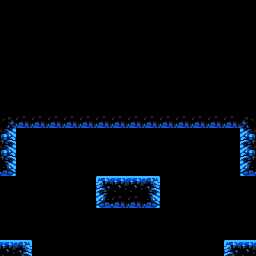

This is a level from a 2D game, rendered from its Tiled map with the project's own tilesets. A one-line summary and the complete map file follow:
An orthogonal 16x16 tile map with 16x16 px tiles, 1 tile layer (main), 2 tilesets and 3 objects (r_0, l_0, b_0).

<map version="1.0" orientation="orthogonal" renderorder="right-down" width="16" height="16" tilewidth="16" tileheight="16" nextobjectid="5">
 <properties>
  <property name="isStart" type="bool" value="true" />
 </properties>
 <tileset firstgid="1" source="corpus.tsx" />
 <tileset firstgid="12097" source="../connectors.tsx" />
 <layer name="main" width="16" height="16">
  <data>
   <tile gid="0" />
   <tile gid="0" />
   <tile gid="0" />
   <tile gid="0" />
   <tile gid="0" />
   <tile gid="0" />
   <tile gid="0" />
   <tile gid="0" />
   <tile gid="0" />
   <tile gid="0" />
   <tile gid="0" />
   <tile gid="0" />
   <tile gid="0" />
   <tile gid="0" />
   <tile gid="0" />
   <tile gid="0" />
   <tile gid="0" />
   <tile gid="0" />
   <tile gid="0" />
   <tile gid="0" />
   <tile gid="0" />
   <tile gid="0" />
   <tile gid="0" />
   <tile gid="0" />
   <tile gid="0" />
   <tile gid="0" />
   <tile gid="0" />
   <tile gid="0" />
   <tile gid="0" />
   <tile gid="0" />
   <tile gid="0" />
   <tile gid="0" />
   <tile gid="0" />
   <tile gid="0" />
   <tile gid="0" />
   <tile gid="0" />
   <tile gid="0" />
   <tile gid="0" />
   <tile gid="0" />
   <tile gid="0" />
   <tile gid="0" />
   <tile gid="0" />
   <tile gid="0" />
   <tile gid="0" />
   <tile gid="0" />
   <tile gid="0" />
   <tile gid="0" />
   <tile gid="0" />
   <tile gid="0" />
   <tile gid="0" />
   <tile gid="0" />
   <tile gid="0" />
   <tile gid="0" />
   <tile gid="0" />
   <tile gid="0" />
   <tile gid="0" />
   <tile gid="0" />
   <tile gid="0" />
   <tile gid="0" />
   <tile gid="0" />
   <tile gid="0" />
   <tile gid="0" />
   <tile gid="0" />
   <tile gid="0" />
   <tile gid="0" />
   <tile gid="0" />
   <tile gid="0" />
   <tile gid="0" />
   <tile gid="0" />
   <tile gid="0" />
   <tile gid="0" />
   <tile gid="0" />
   <tile gid="0" />
   <tile gid="0" />
   <tile gid="0" />
   <tile gid="0" />
   <tile gid="0" />
   <tile gid="0" />
   <tile gid="0" />
   <tile gid="0" />
   <tile gid="0" />
   <tile gid="0" />
   <tile gid="0" />
   <tile gid="0" />
   <tile gid="0" />
   <tile gid="0" />
   <tile gid="0" />
   <tile gid="0" />
   <tile gid="0" />
   <tile gid="0" />
   <tile gid="0" />
   <tile gid="0" />
   <tile gid="0" />
   <tile gid="0" />
   <tile gid="0" />
   <tile gid="0" />
   <tile gid="0" />
   <tile gid="0" />
   <tile gid="0" />
   <tile gid="0" />
   <tile gid="0" />
   <tile gid="0" />
   <tile gid="0" />
   <tile gid="0" />
   <tile gid="0" />
   <tile gid="0" />
   <tile gid="0" />
   <tile gid="0" />
   <tile gid="0" />
   <tile gid="0" />
   <tile gid="0" />
   <tile gid="0" />
   <tile gid="4036" />
   <tile gid="4226" />
   <tile gid="4226" />
   <tile gid="4226" />
   <tile gid="4226" />
   <tile gid="4226" />
   <tile gid="4226" />
   <tile gid="4226" />
   <tile gid="4226" />
   <tile gid="4226" />
   <tile gid="4226" />
   <tile gid="4226" />
   <tile gid="4226" />
   <tile gid="4226" />
   <tile gid="4226" />
   <tile gid="4037" />
   <tile gid="4131" />
   <tile gid="0" />
   <tile gid="0" />
   <tile gid="0" />
   <tile gid="0" />
   <tile gid="0" />
   <tile gid="0" />
   <tile gid="0" />
   <tile gid="0" />
   <tile gid="0" />
   <tile gid="0" />
   <tile gid="0" />
   <tile gid="0" />
   <tile gid="0" />
   <tile gid="0" />
   <tile gid="4129" />
   <tile gid="4131" />
   <tile gid="0" />
   <tile gid="0" />
   <tile gid="0" />
   <tile gid="0" />
   <tile gid="0" />
   <tile gid="0" />
   <tile gid="0" />
   <tile gid="0" />
   <tile gid="0" />
   <tile gid="0" />
   <tile gid="0" />
   <tile gid="0" />
   <tile gid="0" />
   <tile gid="0" />
   <tile gid="4129" />
   <tile gid="4227" />
   <tile gid="0" />
   <tile gid="0" />
   <tile gid="0" />
   <tile gid="0" />
   <tile gid="0" />
   <tile gid="0" />
   <tile gid="0" />
   <tile gid="0" />
   <tile gid="0" />
   <tile gid="0" />
   <tile gid="0" />
   <tile gid="0" />
   <tile gid="0" />
   <tile gid="0" />
   <tile gid="4225" />
   <tile gid="0" />
   <tile gid="0" />
   <tile gid="0" />
   <tile gid="0" />
   <tile gid="0" />
   <tile gid="0" />
   <tile gid="4033" />
   <tile gid="4034" />
   <tile gid="4034" />
   <tile gid="4035" />
   <tile gid="0" />
   <tile gid="0" />
   <tile gid="0" />
   <tile gid="0" />
   <tile gid="0" />
   <tile gid="0" />
   <tile gid="0" />
   <tile gid="0" />
   <tile gid="0" />
   <tile gid="0" />
   <tile gid="0" />
   <tile gid="0" />
   <tile gid="4225" />
   <tile gid="4226" />
   <tile gid="4226" />
   <tile gid="4227" />
   <tile gid="0" />
   <tile gid="0" />
   <tile gid="0" />
   <tile gid="0" />
   <tile gid="0" />
   <tile gid="0" />
   <tile gid="0" />
   <tile gid="0" />
   <tile gid="0" />
   <tile gid="0" />
   <tile gid="0" />
   <tile gid="0" />
   <tile gid="0" />
   <tile gid="0" />
   <tile gid="0" />
   <tile gid="0" />
   <tile gid="0" />
   <tile gid="0" />
   <tile gid="0" />
   <tile gid="0" />
   <tile gid="0" />
   <tile gid="0" />
   <tile gid="0" />
   <tile gid="0" />
   <tile gid="0" />
   <tile gid="0" />
   <tile gid="0" />
   <tile gid="0" />
   <tile gid="0" />
   <tile gid="0" />
   <tile gid="0" />
   <tile gid="0" />
   <tile gid="0" />
   <tile gid="0" />
   <tile gid="0" />
   <tile gid="0" />
   <tile gid="0" />
   <tile gid="0" />
   <tile gid="4034" />
   <tile gid="4035" />
   <tile gid="0" />
   <tile gid="0" />
   <tile gid="0" />
   <tile gid="0" />
   <tile gid="0" />
   <tile gid="0" />
   <tile gid="0" />
   <tile gid="0" />
   <tile gid="0" />
   <tile gid="0" />
   <tile gid="0" />
   <tile gid="0" />
   <tile gid="4033" />
   <tile gid="4034" />
  </data>
 </layer>
 <objectgroup name="connectors">
  <object id="2" type="r_0" gid="12099" x="240" y="256" width="16" height="16">
   <properties>
    <property name="type" type="int" value="0" />
   </properties>
  </object>
  <object id="3" type="l_0" gid="12101" x="0" y="256" width="16" height="16">
   <properties>
    <property name="type" type="int" value="0" />
   </properties>
  </object>
  <object id="4" name="B" type="b_0" gid="12100" x="16" y="256" width="16" height="16">
   <properties>
    <property name="type" type="int" value="0" />
   </properties>
  </object>
 </objectgroup>
</map>
